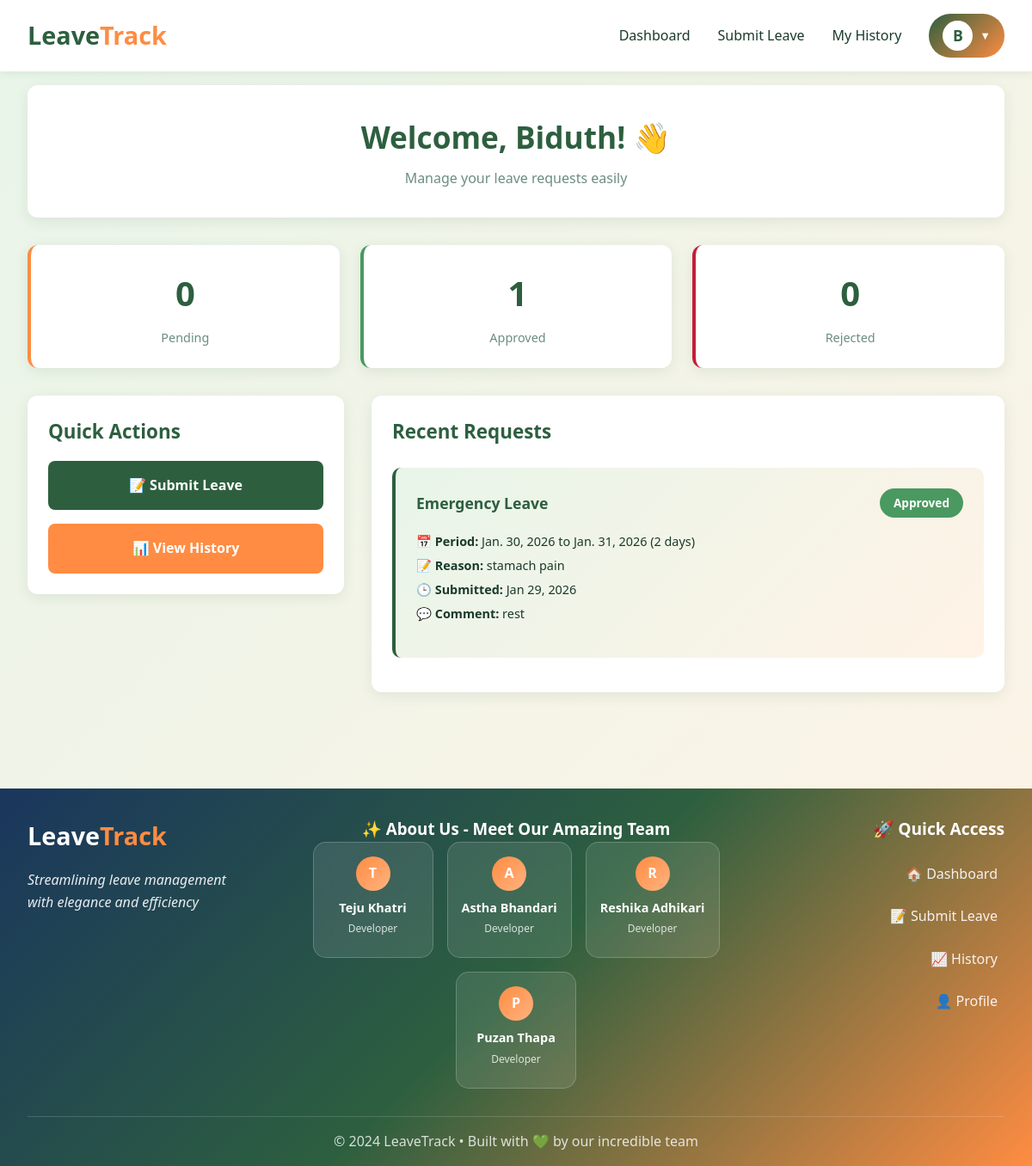
Screenshot of /user/dashboard/ (signed in) with the database file from the repository.
### tracking/models.py (models this page shows, shortened)
class CustomUser(AbstractUser):
    ROLE_CHOICES = (
        ('admin', 'Admin'),
        ('user', 'User'),
    )
    role = models.CharField(max_length=10, choices=ROLE_CHOICES, default='user')
    phone = models.CharField(max_length=15, blank=True, null=True)
    department = models.CharField(max_length=100, blank=True, null=True)

class LeaveRequest(models.Model):
    STATUS_CHOICES = (
        ('pending', 'Pending'),
        ('approved', 'Approved'),
        ('rejected', 'Rejected'),
    )
    LEAVE_TYPE_CHOICES = (
        ('sick', 'Sick Leave'),
        ('casual', 'Casual Leave'),
        ('vacation', 'Vacation'),
        ('emergency', 'Emergency Leave'),
        ('other', 'Other'),
    )
    user = models.ForeignKey(CustomUser, on_delete=models.CASCADE, related_name='leave_requests')
    leave_type = models.CharField(max_length=20, choices=LEAVE_TYPE_CHOICES, default='casual')
    start_date = models.DateField()
    end_date = models.DateField()
    reason = models.TextField()
    status = models.CharField(max_length=10, choices=STATUS_CHOICES, default='pending')
    admin_comment = models.TextField(blank=True, null=True)
    submitted_on = models.DateTimeField(default=timezone.now)
    updated_on = models.DateTimeField(auto_now=True)
    class Meta:
        ordering = ['-submitted_on']
    @property
    def days_count(self):
        return (self.end_date - self.start_date).days + 1

### tracking/views.py (the view)
# urls.py: path('user/dashboard/', views.user_dashboard, name='user_dashboard'),
@login_required
def user_dashboard(request):
    if request.user.role == 'admin':
        return redirect('admin_dashboard')
    leave_requests = LeaveRequest.objects.filter(user=request.user)
    pending_count = leave_requests.filter(status='pending').count()
    approved_count = leave_requests.filter(status='approved').count()
    rejected_count = leave_requests.filter(status='rejected').count()
    context = {
        'leave_requests': leave_requests[:5],
        'pending_count': pending_count,
        'approved_count': approved_count,
        'rejected_count': rejected_count,
    }
    return render(request, 'user_dashboard.html', context)

### tracking/templates/user_dashboard.html (shortened to what this page needs)
{% extends 'base.html' %}
{% block content %}
  <div class="full-container">
    <div class="dashboard-header">
      <h1>Welcome, {{ user.username }}! 👋</h1>
      <p>Manage your leave requests easily</p>
    </div>
    <div class="stats-grid">
      <div class="stat-card pending">
        <div class="stat-number">{{ pending_count }}</div>
        <div class="stat-label">Pending</div>
      </div>
      <div class="stat-card approved">
        <div class="stat-number">{{ approved_count }}</div>
        <div class="stat-label">Approved</div>
      </div>
      <div class="stat-card rejected">
        <div class="stat-number">{{ rejected_count }}</div>
        <div class="stat-label">Rejected</div>
      </div>
    </div>
    <div class="main-content">
      <div class="actions-section">
        <h2>Quick Actions</h2>
        <div class="action-buttons">
          <a href="{% url 'submit_leave' %}" class="action-btn primary">📝 Submit Leave</a>
          <a href="{% url 'leave_history' %}" class="action-btn secondary">📊 View History</a>
        </div>
      </div>
      <div class="requests-section">
        <h2>Recent Requests</h2>
        {% if leave_requests %}
          {% for request in leave_requests %}
            <div class="request-card">
              <div class="request-header">
                <span class="request-type">{{ request.get_leave_type_display }}</span>
                <span class="status-badge status-{{ request.status }}">{{ request.get_status_display }}</span>
              </div>
              <div class="request-details">
                <p><strong>📅 Period:</strong> {{ request.start_date }} to {{ request.end_date }} ({{ request.days_count }} days)</p>
                <p><strong>📝 Reason:</strong> {{ request.reason }}</p>
                <p><strong>🕒 Submitted:</strong> {{ request.submitted_on|date:'M d, Y' }}</p>
                {% if request.admin_comment %}
                  <p><strong>💬 Comment:</strong> {{ request.admin_comment }}</p>
                {% endif %}
              </div>
            </div>
          {% endfor %}
        {% else %}
          <div class="empty-state">
            <div class="empty-state-icon">📭</div>
            <h3>No Requests Yet</h3>
            <p>Click "Submit Leave" to create your first request</p>
          </div>
        {% endif %}
      </div>
    </div>
  </div>
{% endblock %}

### tracking/templates/base.html (shortened to what this page needs)
<!DOCTYPE html>
<html lang="en">
<head>
</head>
<body>
    <nav class="navbar">
        <div class="nav-container">
            <a href="{% url 'home' %}" class="logo">Leave<span>Track</span></a>
            <ul class="nav-links">
                {% if user.is_authenticated %}
                    {% if user.role == 'admin' %}
                        <li><a href="{% url 'admin_dashboard' %}">Dashboard</a></li>
                        <li><a href="{% url 'leave_history' %}">All Requests</a></li>
                    {% else %}
                        <li><a href="{% url 'user_dashboard' %}">Dashboard</a></li>
                        <li><a href="{% url 'submit_leave' %}">Submit Leave</a></li>
                        <li><a href="{% url 'leave_history' %}">My History</a></li>
                    {% endif %}
                    <li class="profile-dropdown">
                        <div class="profile-icon" onclick="toggleDropdown()">
                            <span class="profile-avatar">{{ user.username|first|upper }}</span>
                            <span class="dropdown-arrow">▼</span>
                        </div>
                    </li>
                {% else %}
                    <li><a href="{% url 'home' %}">Home</a></li>
                    <li><a href="{% url 'login' %}" class="btn btn-primary">Login</a></li>
                    <li><a href="{% url 'signup' %}" class="btn btn-secondary">Sign Up</a></li>
                {% endif %}
            </ul>
        </div>
    </nav>
    {% block content %}{% endblock %}
    <footer class="footer">
        <div class="footer-container">
            <div class="footer-main">
                <div class="footer-brand">
                    <div class="brand-logo">
                        <span class="logo-text">Leave<span>Track</span></span>
                    </div>
                    <p class="brand-tagline">Streamlining leave management with elegance and efficiency</p>
                </div>
                <div class="footer-team">
                    <h3>✨ About Us - Meet Our Amazing Team</h3>
                    <div class="team-grid">
                        <div class="team-card">
                            <div class="team-avatar">T</div>
                            <div class="team-info">
                                <h4>Teju Khatri</h4>
                                <p>Developer</p>
                            </div>
                        </div>
                        <div class="team-card">
                            <div class="team-avatar">A</div>
                            <div class="team-info">
                                <h4>Astha Bhandari</h4>
                                <p>Developer</p>
                            </div>
                        </div>
                        <div class="team-card">
                            <div class="team-avatar">R</div>
                            <div class="team-info">
                                <h4>Reshika Adhikari</h4>
                                <p>Developer</p>
                            </div>
                        </div>
                        <div class="team-card">
                            <div class="team-avatar">P</div>
                            <div class="team-info">
                                <h4>Puzan Thapa</h4>
                                <p>Developer</p>
                            </div>
                        </div>
                    </div>
                </div>
                <div class="footer-links">
                    <h3>🚀 Quick Access</h3>
                    <div class="links-grid">
                        {% if user.is_authenticated %}
                            {% if user.role == 'admin' %}
                                <a href="{% url 'admin_dashboard' %}" class="footer-link">
                                    <span>📊 Admin Dashboard</span>
                                </a>
                                <a href="{% url 'create_admin' %}" class="footer-link">
                                    <span>👨‍💼 Create Admin</span>
                                </a>
                            {% else %}
                                <a href="{% url 'user_dashboard' %}" class="footer-link">
                                    <span>🏠 Dashboard</span>
                                </a>
                                <a href="{% url 'submit_leave' %}" class="footer-link">
                                    <span>📝 Submit Leave</span>
                                </a>
                            {% endif %}
                            <a href="{% url 'leave_history' %}" class="footer-link">
                                <span>📈 History</span>
                            </a>
                            <a href="{% url 'profile' %}" class="footer-link">
                                <span>👤 Profile</span>
                            </a>
                        {% endif %}
                    </div>
                </div>
            </div>
            <div class="footer-bottom">
                <p>&copy; 2024 LeaveTrack • Built with 💚 by our incredible team</p>
            </div>
        </div>
    </footer>
</body>
</html>

### tracking/templates/base.html (style rules this page uses)
:root { --primary-green: #2d5f3f; --light-green: #4a9960; --lighter-green: #6fbf73; --pale-green: #e8f5e9; --primary-orange: #ff8c42; --light-orange: #ffb380; --pale-orange: #fff3e6; --white: #ffffff; --text-dark: #1a3a2a; --text-light: #6b8e7f; --border: #d4e4d8; --shadow: rgba(45, 95, 63, 0.1); }
* { margin: 0; padding: 0; box-sizing: border-box; }
body { font-family: 'Segoe UI', Tahoma, Geneva, Verdana, sans-serif; background: linear-gradient(135deg, var(--pale-green) 0%, var(--pale-orange) 100%); color: var(--text-dark); min-height: 100vh; line-height: 1.6; display: flex; flex-direction: column; }
.navbar { background: var(--white); padding: 1rem 2rem; box-shadow: 0 2px 10px var(--shadow); position: sticky; top: 0; z-index: 100; }
.nav-container { max-width: 1200px; margin: 0 auto; display: flex; justify-content: space-between; align-items: center; }
.logo { font-size: 1.8rem; font-weight: bold; color: var(--primary-green); text-decoration: none; }
.logo span { color: var(--primary-orange); }
.nav-links { display: flex; gap: 2rem; list-style: none; align-items: center; }
.nav-links a { text-decoration: none; color: var(--text-dark); font-weight: 500; transition: color 0.3s; }
.profile-dropdown { position: relative; }
.profile-icon { display: flex; align-items: center; gap: 0.5rem; cursor: pointer; padding: 0.5rem 1rem; border-radius: 25px; background: linear-gradient(135deg, var(--primary-green), var(--primary-orange)); color: var(--white); font-weight: 600; transition: all 0.3s; }
.profile-avatar { width: 35px; height: 35px; border-radius: 50%; background: var(--white); color: var(--primary-green); display: flex; align-items: center; justify-content: center; font-weight: bold; font-size: 1.1rem; }
.dropdown-arrow { font-size: 0.8rem; transition: transform 0.3s; }
.footer { background: linear-gradient(135deg, #1a365d 0%, var(--primary-green) 50%, var(--primary-orange) 100%); color: var(--white); margin-top: 4rem; padding: 2rem 0 1rem; }
.footer-container { max-width: 1200px; margin: 0 auto; padding: 0 2rem; }
.footer-main { display: grid; grid-template-columns: 1fr 2fr 1fr; gap: 3rem; margin-bottom: 2rem; }
.footer-brand { text-align: left; }
.footer-team { text-align: center; }
.footer-links { text-align: right; }
.brand-logo { display: flex; align-items: flex-start; gap: 0.5rem; margin-bottom: 1rem; }
.logo-text { font-size: 1.8rem; font-weight: bold; color: var(--white); }
.logo-text span { color: var(--primary-orange); }
.brand-tagline { opacity: 0.9; margin-bottom: 1rem; font-style: italic; }
.team-grid { display: flex; gap: 1rem; justify-content: center; flex-wrap: wrap; }
.team-card { background: rgba(255, 255, 255, 0.1); border-radius: 15px; padding: 1rem; text-align: center; transition: all 0.3s; backdrop-filter: blur(10px); border: 1px solid rgba(255, 255, 255, 0.2); flex: 0 0 auto; min-width: 140px; }
.team-avatar { width: 40px; height: 40px; margin: 0 auto 0.5rem; border-radius: 50%; background: linear-gradient(135deg, var(--primary-orange), var(--light-orange)); display: flex; align-items: center; justify-content: center; font-weight: bold; font-size: 1rem; color: var(--white); }
.team-info h4 { margin: 0.5rem 0 0.2rem; font-size: 0.9rem; color: var(--white); }
.team-info p { margin: 0 0 0.5rem; font-size: 0.75rem; opacity: 0.8; }
.footer-links h3 { margin-bottom: 1rem; font-size: 1.2rem; color: var(--white); }
.links-grid { display: flex; flex-direction: column; gap: 0.5rem; }
.footer-link { display: flex; align-items: center; gap: 0.5rem; padding: 0.5rem; color: var(--white); text-decoration: none; transition: all 0.3s; opacity: 0.9; justify-content: flex-end; }
.footer-bottom { border-top: 1px solid rgba(255, 255, 255, 0.2); padding-top: 1rem; text-align: center; opacity: 0.8; }

### rows the page displays
CustomUser: username|first "B", username "Biduth"
LeaveRequest: leave_type "Emergency Leave", status "Approved", start_date "Jan. 30, 2026", end_date "Jan. 31, 2026", days_count "2", reason "stamach pain", submitted_on "Jan 29, 2026", admin_comment "rest"

### other values shown
{{ pending_count }} "0"
{{ approved_count }} "1"
{{ rejected_count }} "0"
